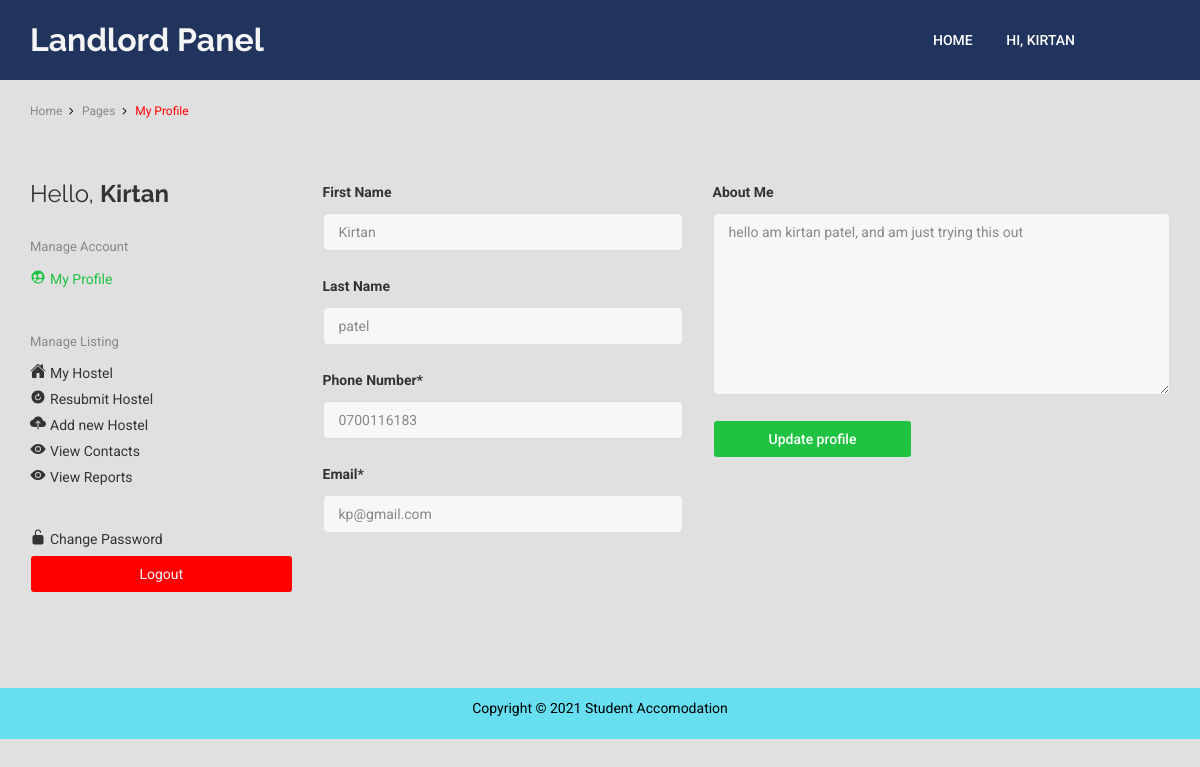
/landlord/dashboard.php (signed in), run on the app's committed database.
### tables this page shows
CREATE TABLE `details` (
  `ID` int(11) NOT NULL,
  `FirstName` varchar(255) NOT NULL,
  `LastName` varchar(255) NOT NULL,
  `Email` varchar(255) NOT NULL,
  `phone_no` varchar(50) NOT NULL,
  `Password` varchar(255) NOT NULL,
  `about_me` varchar(255) DEFAULT NULL,
  `Type` varchar(50) NOT NULL,
  `Religion` varchar(255) DEFAULT NULL,
  `location` varchar(255) DEFAULT NULL,
  `mstatus` varchar(255) DEFAULT NULL,
  `gender` varchar(50) DEFAULT NULL,
  `isActive` tinyint(1) NOT NULL
);

### landlord/dashboard.php (the view, shortened to what this page needs)
<!DOCTYPE html>
<html lang="en">
<head>
  <link rel="stylesheet" href="css/plugins.css">
  <link rel="stylesheet" href="css/style.css">
</head>
<body>
  <header class="header header--blue">
    <div class="container">
      <div class="header__main">
        <div class="header__logo">
          <a href="#">
            <h1 style="color: whitesmoke;">Landlord Panel</h1>
          </a>
        </div>
        <div class="header__menu header__menu--v1">
          <ul class="header__nav">
            <li class="header__nav-item">
              <a href="index.php" class="header__nav-link">Home</a>
            </li>
            <li class="header__nav-item">
              <a href="#" class="header__nav-link">Hi, <?php echo $_SESSION['username_landlord']; ?></a>
            </li>
          </ul>
        </div>
      </div>
    </div>
  </header>
  <section id="container">
    <div class="container">
      <ul class="ht-breadcrumbs ht-breadcrumbs--y-padding ht-breadcrumbs--b-border">
        <li class="ht-breadcrumbs__item"><a href="#" class="ht-breadcrumbs__link"><span class="ht-breadcrumbs__title">Home</span></a></li>
        <li class="ht-breadcrumbs__item"><a href="#" class="ht-breadcrumbs__link"><span class="ht-breadcrumbs__title">Pages</span></a></li>
        <li class="ht-breadcrumbs__item"><span class="ht-breadcrumbs__page">My Profile</span></li>
      </ul>
      <div class="my-profile__container">
        <div class="row">
          <div class="col-md-3">
            <h2 class="bookmarked-listing__headline">Hello, <strong><?php echo $_SESSION['username_landlord']; ?></strong></h2>
            <div class="settings-block">
              <span class="settings-block__title">Manage Account</span>
              <ul class="settings">
                <li class="setting setting--current"><a href="dashboard.php" class="setting__link">
                    <ion-icon name="people-circle" class="setting__icon"></ion-icon>My Profile
                  </a></li>
              </ul>
            </div>
            <div class="settings-block">
              <span class="settings-block__title">Manage Listing</span>
              <ul class="settings">
                <li class="setting"><a href="my_hostel.php" class="setting__link">
                    <ion-icon name="home" class="setting__icon"></ion-icon>My Hostel
                  </a></li>
                <li class="setting "><a href="resubmit_hostel.php" class="setting__link">
                    <ion-icon name="refresh-circle" class="setting__icon"></ion-icon>Resubmit Hostel
                  </a></li>
                <li class="setting "><a href="submit_hostel.php" class="setting__link">
                    <ion-icon name="cloud-upload" class="setting__icon"></ion-icon>Add new Hostel
                  </a></li>
                <li class="setting"><a href="viewContact.php" class="setting__link">
                    <ion-icon name="eye" class="setting__icon"></ion-icon>View Contacts
                  </a></li>
                <li class="setting"><a href="viewreport.php" class="setting__link">
                    <ion-icon name="eye" class="setting__icon"></ion-icon>View Reports
                  </a></li>
              </ul>
            </div>
            <div class="settings-block">
              <ul class="settings">
                <li class="setting"><a href="change-password.php" class="setting__link">
                    <ion-icon name="lock-open" class="setting__icon"></ion-icon>Change Password
                  </a></li>
                <form action="dashboard.php" method="post">
                  <li><input type="submit" value="Logout" name="logout" class="logout" style="background-color: red; color:aliceblue"></li>
                </form>
              </ul>
            </div>
          </div>
          <?php
          require '../config.php';
          $user_ID = $_SESSION['id_landlord'];
          $qu = "SELECT * FROM `details` WHERE `ID`='$user_ID'";
          $run = mysqli_query($con, $qu);
          $row = mysqli_fetch_assoc($run);
          ?>
          <form method="POST" action="dashboard.php" enctype="multipart/form-data">
            <div class="col-md-4">
              <label for="profile-first-name" class="my-profile__label">First Name</label>
              <input type="text" name="fname" value="<?php echo $row['FirstName'] ?>" class="my-profile__field" id="profile-first-name">
              <label for="profile-first-name" class="my-profile__label">Last Name</label>
              <input type="text" name="lname" value="<?php echo $row['LastName'] ?>" class="my-profile__field" id="profile-first-name">
              <label for="profile-number" class="my-profile__label">Phone Number*</label>
              <input type="number" value="<?php echo $row['phone_no'] ?>" required onkeypress="if(this.value.length==12)return false;" name="phone" placeholder="07XXXXXXXX" class="my-profile__field" id="profile-number">
              <label for="profile-email" class="my-profile__label">Email*</label>
              <input type="email" value="<?php echo $row['Email'] ?>" required name="email" class="my-profile__field" id="profile-email">
            </div>
            <div class="col-md-5">
              <label for="profile-introduce" class="my-profile__label">About Me</label>
              <textarea id="profile-introduce" required name="about" rows="10" class="my-profile__field"><?php echo $row['about_me'] ?></textarea>
              <input type="submit" name="submit_update" class="my-profile__submit" value="Update profile">
            </div>
          </form>
        </div>
      </div>
    </div>
    <?php include "includes/footer.php" ?>
  </section>
</body>
</html>

### data on the page
details: fname "Kirtan", lname "patel", phone "0700116183", email "kp@gmail.com", about "hello am kirtan patel, and am just trying this out"

### other printed values
$_SESSION['username_landlord'] "KIRTAN"
$_SESSION['username_landlord'] "Kirtan"
